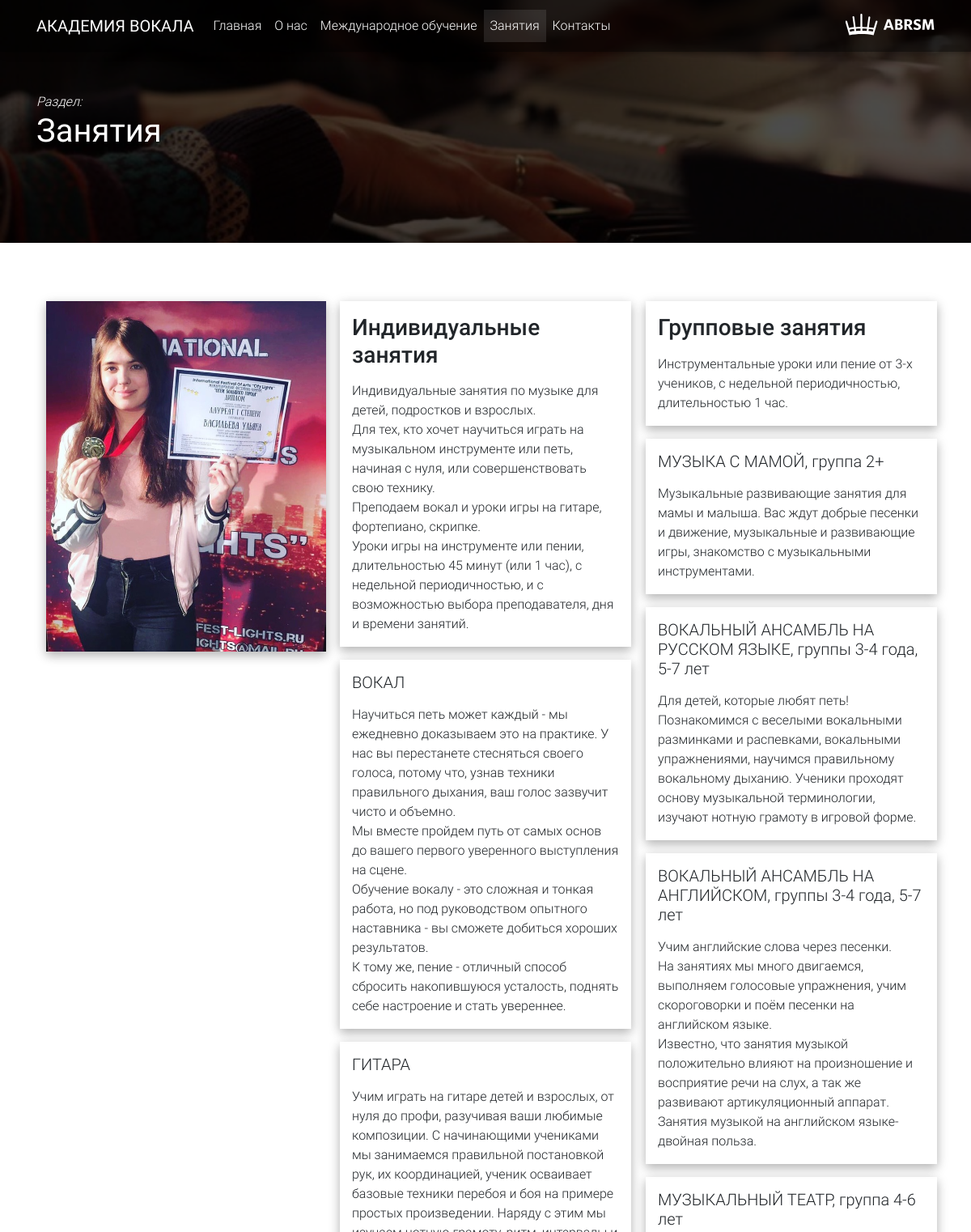
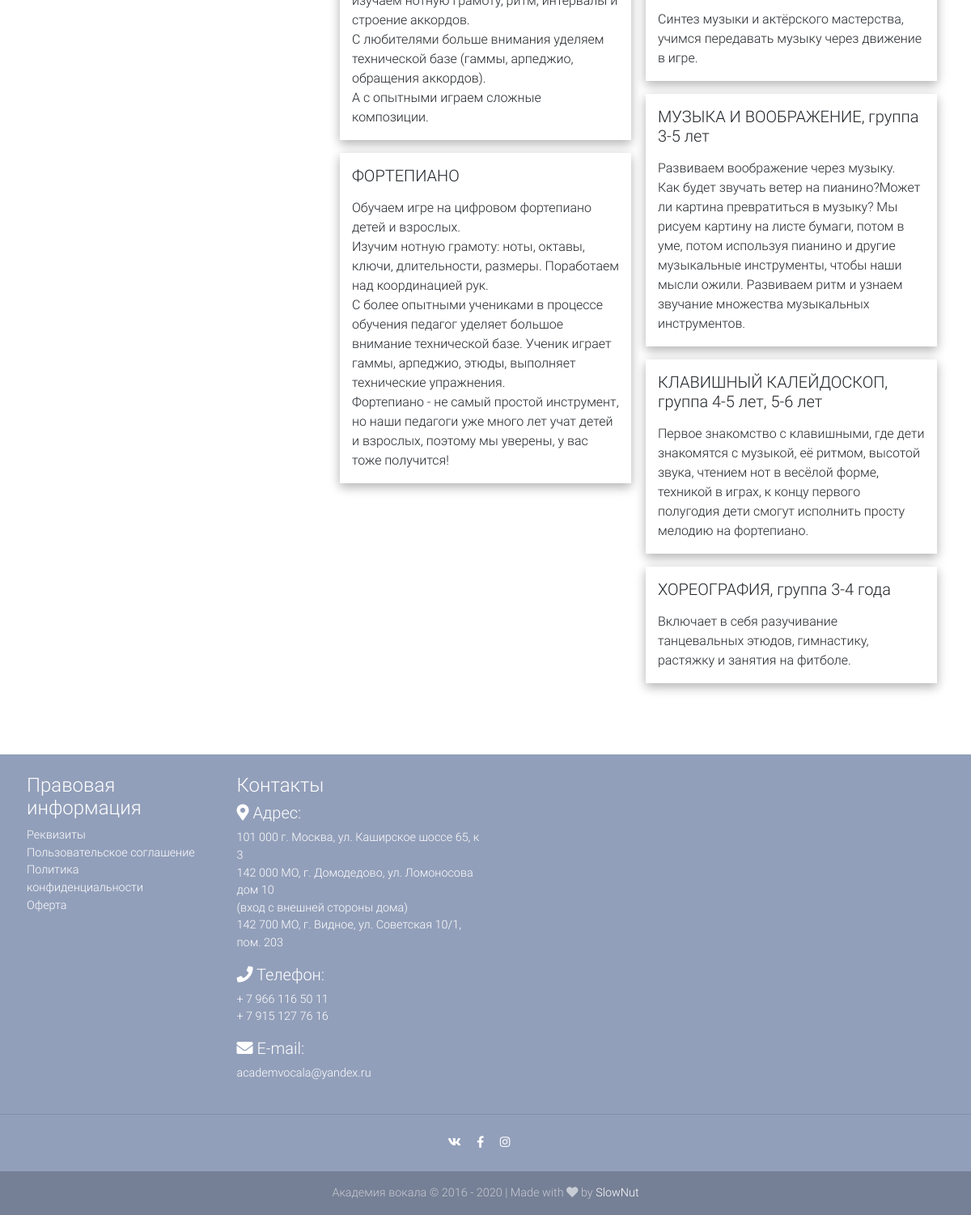
/classes/, run on the app's committed database (2 pictures, top to bottom).
### pages/models.py (models this page shows, shortened)
class Study(models.Model):
    name = models.CharField(max_length=50, verbose_name='Наименование')
    heading_private = models.CharField(max_length=200, null=True, blank=True, verbose_name='Заголовок Частные занятия')
    text_private = models.TextField(null=True, blank=True, verbose_name='Текст Частные занятия')
    heading_group = models.CharField(max_length=200, null=True, blank=True, verbose_name='Заголовок Групповые занятия')
    text_group = models.TextField(null=True, blank=True, verbose_name='Текст Групповые занятия')
    img = models.ImageField(verbose_name='Изображение')
    @property
    def imageURL(self):
        try:
            url = self.img.url
        except:
            url = ''
        return url
    class Meta:
        verbose_name = 'Страница Занятий'
        verbose_name_plural = 'Страница Занятий'
        ordering = ['pk']

class StudyPrivateElements(models.Model):
    name = models.CharField(max_length=50, verbose_name='Наименование')
    heading = models.CharField(max_length=200, null=True, blank=True, verbose_name='Заголовок')
    text = models.TextField(null=True, blank=True, verbose_name='Текст')
    class Meta:
        verbose_name = 'Элементы частные Занятия'
        verbose_name_plural = 'Элементы частные Занятия'
        ordering = ['pk']

class StudyGroupElements(models.Model):
    name = models.CharField(max_length=50, verbose_name='Наименование')
    heading = models.CharField(max_length=200, null=True, blank=True, verbose_name='Заголовок')
    text = models.TextField(null=True, blank=True, verbose_name='Текст')
    class Meta:
        verbose_name = 'Элементы групповые Занятия'
        verbose_name_plural = 'Элементы групповые Занятия'
        ordering = ['pk']

### pages/views.py (the view)
# urls.py: path('classes/', classes, name='classes'),
def classes(request):
    classes = Study.objects.get(name='Занятия')
    private_classes_elements = StudyPrivateElements.objects.all()
    group_classes_elements = StudyGroupElements.objects.all()
    context = {
        'title': 'Занятия',
        'classes': classes,
        'private_classes_elements': private_classes_elements,
        'group_classes_elements': group_classes_elements,
    }
    return render(request, 'pages/classes.html', context)

### pages/templates/pages/classes.html (shortened to what this page needs)
{% extends 'base.html' %}
{% load static %}
{% block content %}
    <div class="container-fluid px-5">
        <section class="mt-5 wow fadeIn">
            <div class="row">
                <div class="col-md-4 mb-0 mb-md-4 pl-4 pt-4 pb-4 pr-2 text-center text-md-left">
                    <div class="row">
                        <div class="col-12 mb-3">
                            <img src="{{ classes.imageURL }}" alt="" class="img-fluid z-depth-1-half">
                        </div>
                    </div>
                </div>
                <div class="col-md-4 mb-0 mb-md-4 p-4 text-center text-md-left">
                    <div class="row">
                        <div class="z-depth-1-half col-12 mb-3 text-center text-md-left">
                            <h3 class="h3 my-3">{{ classes.heading_private }}</h3>
                            <p>{{ classes.text_private|linebreaks }}</p>
                        </div>
                        {% for item in private_classes_elements %}
                            <div class="z-depth-1-half col-12 mb-3 text-center text-md-left">
                                <h5 class="my-3">{{ item.heading }}</h5>
                                <p>{{ item.text|linebreaks }}</p>
                            </div>
                        {% endfor %}
                    </div>
                </div>
                <div class="col-md-4 mb-0 mb-md-4 p-4 text-center text-md-left">
                    <div class="row">
                        <div class="z-depth-1-half col-12 mb-3 text-center text-md-left">
                            <h3 class="h3 my-3">{{ classes.heading_group }}</h3>
                            <p>{{ classes.text_group|linebreaks }}</p>
                        </div>
                        {% for item in group_classes_elements %}
                            <div class="z-depth-1-half col-12 mb-3 text-center text-md-left">
                                <h5 class="my-3">{{ item.heading }}</h5>
                                <p>{{ item.text|linebreaks }}</p>
                            </div>
                        {% endfor %}
                    </div>
                </div>
            </div>
        </section>
    </div>
{% endblock %}

### templates/inc/_page_title.html
{% load static %}
<div id="carousel-example-1z" class="carousel slide carousel-fade" data-ride="carousel">
    <div class="carousel-inner" role="listbox">
        <div class="carousel-item active">
            <div class="view"
                 style="background-image: url('{% static 'img/slider/IMG_0146.JPG' %}'); background-repeat: no-repeat; background-size: cover; background-position: center center;">
                <div class="mask rgba-black-strong d-flex justify-content-left align-items-center">
                    <div class="container">
                        <div class="text-left white-text wow fadeIn">
                            <p class="my-0"><em>Раздел:</em></p>
                            <h1 class="my-0"><strong>{{ title }}</strong></h1>
                        </div>
                    </div>
                </div>
            </div>
        </div>
    </div>
</div>

### data on the page
Study: name "Занятия", imageURL (picture), heading_private "Индивидуальные занятия", text_private "Индивидуальные занятия по музыке для детей, подростков и взрослых. Для тех, кто хочет научиться играть на музыкальном инструменте или петь, начиная с нуля, или совершенствовать свою технику. Преподаем вокал и уроки игры на гитаре, фортепиано, скрипке. Уроки игры на инструменте или пении, длительностью 45 минут (или 1 час), с недельной периодичностью, и с возможностью выбора преподавателя, дня и времени занятий.", heading_group "Групповые занятия", text_group "Инструментальные уроки или пение от 3-х учеников, с недельной периодичностью, длительностью 1 час."
StudyPrivateElements: heading "ВОКАЛ", text "Научиться петь может каждый - мы ежедневно доказываем это на практике. У нас вы перестанете стесняться своего голоса, потому что, узнав техники правильного дыхания, ваш голос зазвучит чисто и объемно. Мы вместе пройдем путь от самых основ до вашего первого уверенного выступления на сцене. Обучение вокалу - это сложная и тонкая работа, но под руководством опытного наставника - вы сможете добиться хороших результатов. К тому же, пение - отличный способ сбросить накопившуюся усталость, поднять себе настроение и стать увереннее."
StudyPrivateElements: heading "ГИТАРА", text "Учим играть на гитаре детей и взрослых, от нуля до профи, разучивая ваши любимые композиции. С начинающими учениками мы занимаемся правильной постановкой рук, их координацией, ученик осваивает базовые техники перебоя и боя на примере простых произведении. Наряду с этим мы изучаем нотную грамоту, ритм, интервалы и строение аккордов. С любителями больше внимания уделяем технической базе (гаммы, арпеджио, обращения аккордов). А с опытными играем сложные композиции."
StudyPrivateElements: heading "ФОРТЕПИАНО", text "Обучаем игре на цифровом фортепиано детей и взрослых. Изучим нотную грамоту: ноты, октавы, ключи, длительности, размеры. Поработаем над координацией рук. С более опытными учениками в процессе обучения педагог уделяет большое внимание технической базе. Ученик играет гаммы, арпеджио, этюды, выполняет технические упражнения. Фортепиано - не самый простой инструмент, но наши педагоги уже много лет учат детей и взрослых, поэтому мы уверены, у вас тоже получится!"
StudyGroupElements: heading "МУЗЫКА С МАМОЙ, группа 2+", text "Музыкальные развивающие занятия для мамы и малыша. Вас ждут добрые песенки и движение, музыкальные и развивающие игры, знакомство с музыкальными инструментами."
StudyGroupElements: heading "ВОКАЛЬНЫЙ АНСАМБЛЬ НА РУССКОМ ЯЗЫКЕ, группы 3-4 года, 5-7 лет", text "Для детей, которые любят петь! Познакомимся с веселыми вокальными разминками и распевками, вокальными упражнениями, научимся правильному вокальному дыханию. Ученики проходят основу музыкальной терминологии, изучают нотную грамоту в игровой форме."
StudyGroupElements: heading "ВОКАЛЬНЫЙ АНСАМБЛЬ НА АНГЛИЙСКОМ, группы 3-4 года, 5-7 лет", text "Учим английские слова через песенки. На занятиях мы много двигаемся, выполняем голосовые упражнения, учим скороговорки и поём песенки на английском языке. Известно, что занятия музыкой положительно влияют на произношение и восприятие речи на слух, а так же развивают артикуляционный аппарат. Занятия музыкой на английском языке- двойная польза."
StudyGroupElements: heading "МУЗЫКАЛЬНЫЙ ТЕАТР, группа 4-6 лет", text "Синтез музыки и актёрского мастерства, учимся передавать музыку через движение в игре."
StudyGroupElements: heading "МУЗЫКА И ВООБРАЖЕНИЕ, группа 3-5 лет", text "Развиваем воображение через музыку. Как будет звучать ветер на пианино?Может ли картина превратиться в музыку? Мы рисуем картину на листе бумаги, потом в уме, потом используя пианино и другие музыкальные инструменты, чтобы наши мысли ожили. Развиваем ритм и узнаем звучание множества музыкальных инструментов."
StudyGroupElements: heading "КЛАВИШНЫЙ КАЛЕЙДОСКОП, группа 4-5 лет, 5-6 лет", text "Первое знакомство с клавишными, где дети знакомятся с музыкой, её ритмом, высотой звука, чтением нот в весёлой форме, техникой в играх, к концу первого полугодия дети смогут исполнить просту мелодию на фортепиано."
StudyGroupElements: heading "ХОРЕОГРАФИЯ, группа 3-4 года", text "Включает в себя разучивание танцевальных этюдов, гимнастику, растяжку и занятия на фитболе."
